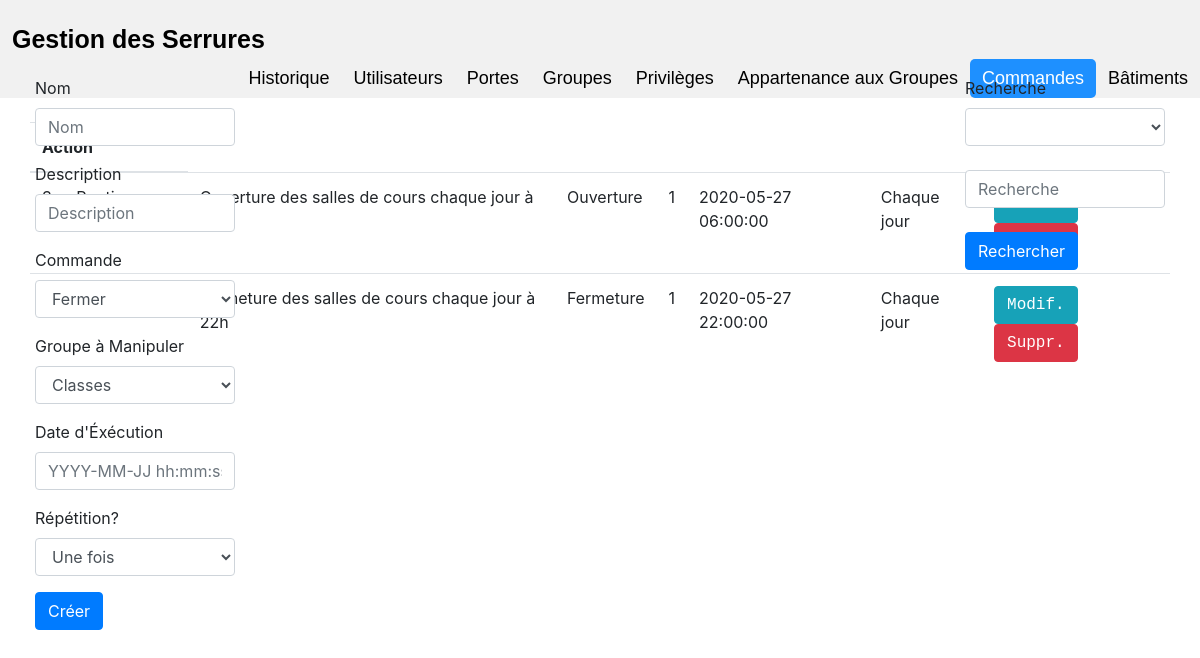
Screenshot of /Application/commandes.php with the database file from the repository.
### tables this page shows
CREATE TABLE IF NOT EXISTS `commandes` (
  `IDCmd` int(4) NOT NULL AUTO_INCREMENT,
  `NomCmd` varchar(64) DEFAULT NULL,
  `DescCmd` varchar(256) DEFAULT NULL,
  `Commande` tinyint(1) NOT NULL,
  `CodeGrp` int(8) NOT NULL,
  `DateExec` datetime NOT NULL,
  `Repetition` int(4) NOT NULL DEFAULT '1',
  PRIMARY KEY (`IDCmd`),
  KEY `CodeGrp` (`CodeGrp`)
);

### Application/assets/php/helper.php (called while the page is built, shortened)
<?php
function bin2txt($value, $mode) {
	if ($value == "0" || $value == 0) {
		return "Fermeture";
	} else if ($value == "1" || $value == 1) {
		return "Ouverture";
	} else {
		return $value;
	}
}
function rep2txt($value) {
	if ($value == "0" || $value == 0) {
		return "Une fois";
	} else if ($value == "1" || $value == 1) {
		return "Chaque jour";
	} else {
		return $value;
	}
}
?>

### Application/assets/php/connect.php (the view, shortened to what this page needs)
<?php
$servername = "localhost";
$username   = "root";
$password   = "";
$dbname     = "wifi_locks";
$database = new mysqli($servername, $username, $password, $dbname) or die("Connection échouée:\n". $database->connect_error);
function maketable($table, $filename) {
	global $database;
	$sql = "SELECT * FROM $table";
	$rows = $database->query($sql);
	echo "
	<table class='table'>";
		echo "
		<thead>
			<tr>";
			if ($table != "historique" && $table != "manipulation") {
				echo "
				<th colspan='2'>Action</th>";
			}
			echo "
			</tr>
		</thead>";
		while ($row = $rows->fetch_assoc()) {
			echo "<tr>";
			$rowCount = 0;
			$rowKey0 = "";
			$rowKey1 = "";
			$rowKey2 = "";
			foreach ($row as $val) {
				if ($rowCount == 0) $rowKey0 = $val;
				if ($rowCount == 1) $rowKey1 = $val;
				if ($rowCount == 2) $rowKey2 = $val;
				if ($table == "portes" && $rowCount >= 4) {
					$val = bin2txt($val, "state");
				} else if (($table == "historique" || $table == "manipulation") && $rowCount == 2) {
					$val = bin2txt($val, "action");
				} else if ($table == "commandes") {
					if ($rowCount == 3) {
						$val = bin2txt($val, "action");
					} else if ($rowCount == 6) {
						$val = rep2txt($val);
					}
				}
				echo "<td>".$val."</td>";
				$rowCount++;
			}
			if ($table != "historique" && $table != "manipulation") {
				$style = "'font-family: Courier; color: #FFF'";
				$btninfo = "'btn btn-info'";
				$btndngr = "'btn btn-danger'";
				$btnsucc = "'btn btn-success'";
				$btnwarn = "'btn btn-warning'";
				if ($table == "portes") {
					$etat     = getEtatSerrure($rowKey0);
					$action   = ($etat == 0 ? "Ouvrir" : "Fermer");
					$btnmanip = ($etat == 0 ? $btnsucc : $btnwarn);
					echo "<td>
						<a href='assets/php/locks.php?manip=$rowKey0 $etat'      class=$btnmanip  style=$style>$action</a>
						<a href='$filename?edit_$table=$rowKey0'                 class=$btninfo   style=$style>Modif.</a>
						<a href='assets/php/connect.php?delete_$table=$rowKey0'  class=$btndngr   style=$style>Suppr.</a>
					</td>";
				} else if ($table == "privileges") {
					echo "<td>
						<a href='assets/php/connect.php?delete_$table=$rowKey0-$rowKey2'  class=$btndngr  style=$style>Supprimer</a>
					</td>";
				} else if ($table == "appartenancegrp") {
					echo "<td>
						<a href='assets/php/connect.php?delete_$table=$rowKey0-$rowKey1'  class=$btndngr  style=$style>Supprimer</a>
					</td>";
				} else {
					echo "<td>
						<a href='$filename?edit_$table=$rowKey0'                 class=$btninfo   style=$style>Modif.</a>
						<a href='assets/php/connect.php?delete_$table=$rowKey0'  class=$btndngr   style=$style>Suppr.</a>
					</td>";
				}
			}
			echo "</tr>";
		}
	echo "
	</table>";
}
function listOptions($table, $valueCol, $textCol = NULL, $orderCol = NULL) {
	global $database;
	$textCol  = is_null($textCol)  ? $valueCol : $textCol;
	$orderCol = is_null($orderCol) ? $valueCol : $orderCol;
	$sql = "SELECT $valueCol, $textCol, $orderCol FROM $table ORDER BY $orderCol ASC";
	$result = $database->query($sql) or die("Requête échouée:\n$sql\n".$database->connect_error);
	while ($row = $result->fetch_assoc()) {
		echo '
			<option value="'.$row[$valueCol].'">'.$row[$textCol].'</option>
		';
	}
}
?>

### rows the page displays
commandes: DescCmd "Ouverture des salles de cours chaque jour à…", val "Ouverture", val "1", DateExec "2020-05-27 06:00:00", val "Chaque jour"
commandes: DescCmd "Fermeture des salles de cours chaque jour à 22h", Commande "Fermeture", val "1", DateExec "2020-05-27 22:00:00", val "Chaque jour"

### other values shown
sql2title($table) "Historique"
sql2title($table) "Utilisateurs"
sql2title($table) "Portes"
sql2title($table) "Groupes"
sql2title($table) "Privilèges"
sql2title($table) "Appartenance aux Groupes"
sql2title($table) "Commandes"
sql2title($table) "Bâtiments"
form field CodeGrp "Classes"
